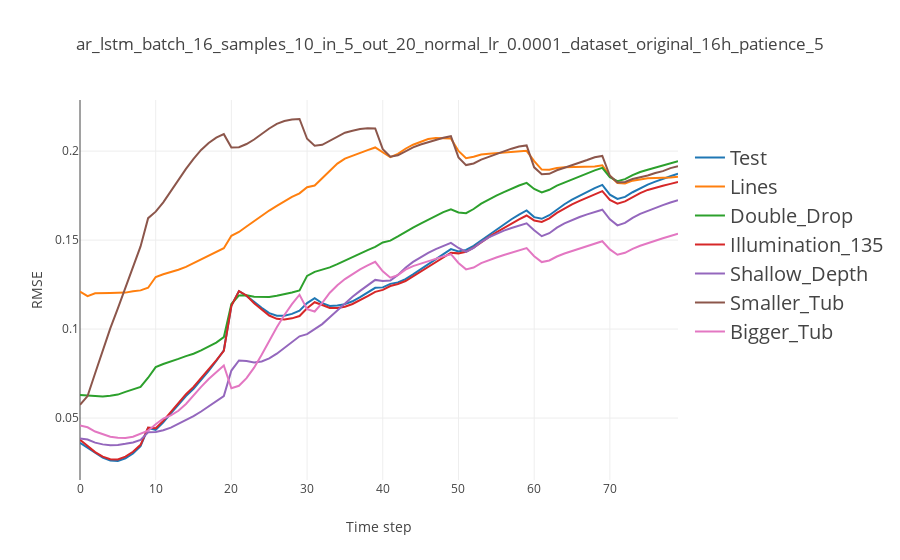

Here is the notebook cell this chart was saved with:
### Markdown cell above
# Plot all generalization for one experiment

### Code cell
model = 'ar_lstm'
exp = best_exps_per_model[model][2]
# best_exps_per_segment['mean'][2]

traces = []
for ts in test_sets:
    evaluators = testset_exp_eval[ts]
    ev = evaluators[exp]
    x = ev['frame']
    y = ev['error']
    traces.append(go.Scatter(x=x, y=y, name=ts))

layout = dict(legend=dict(y=0.9, font=dict( size=20)), title=exp,
                xaxis=dict(title='Time step'),
             yaxis=dict(title='RMSE'))

ff = plotly.offline.iplot({"data": traces, "layout": layout })
